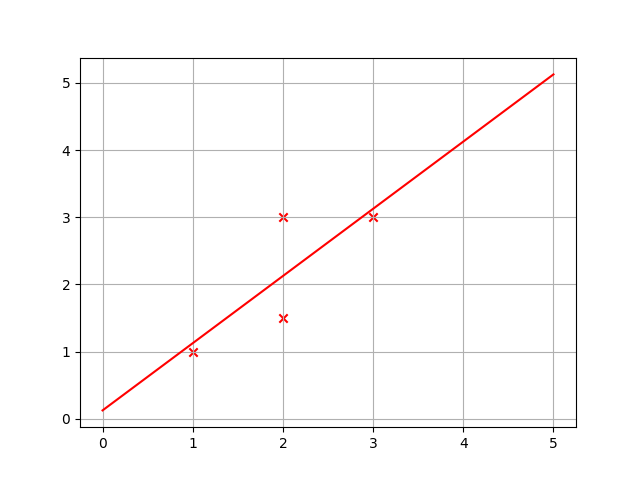

Here is the Python script that generated this plot:
import numpy as np # Do obsługi tablic
import pandas as pd # Do oczytu danych z pliku
import matplotlib.pyplot as plt # Do wizualizacji
from sklearn.linear_model import LinearRegression # Do minimalizacji fukncji kosztu

data = pd.read_csv('data.csv') # Wczytanie danych

# Podzielenie na osobne tablice i skonwertowanie 
# do obiektu numpy.ndarray

# Metoda fit() obiektu klasy LinearRegression wymaga dwu wymiarowej tablicy jako argumentu.
# Należy dokonać konwersji z tablicy jedno na dwuwymiarową za pomocą metody reshape()
x = data.iloc[:, 0].values.reshape([-1,1]) 
y = data.iloc[:, 1].values
plt.scatter(x, y, marker="x", color="red") # Dodanie wykresu punktowego

model = LinearRegression() # Stworzenie instancji modelu
model.fit(x, y) # Trenowanie na podstawie danych wsadowych
theta_0 = model.intercept_ # Pobranie wyuczonego parametru theta zero
theta_1 = model.coef_ # Pobranie wyuczonego parametru theta jeden

x = np.array([0, 5]) # Zdefiniowanie argumentów
hypothesis = theta_0 + theta_1 * x # Obliczenie wartości hipotezy
plt.plot(x, hypothesis, color="red") # Dodanie hipotezy do wykresu

print('Otrzymane parametry to:\ntheta_0: {}\ntheta_1: {}'.format(theta_0, theta_1))
plt.grid(True)
plt.show()
